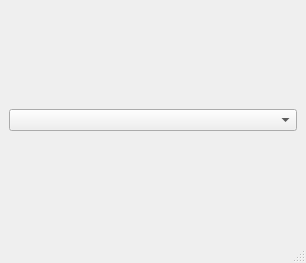
<?xml version="1.0" encoding="UTF-8"?>
<ui version="4.0">
 <class>MainWindow</class>
 <widget class="QMainWindow" name="MainWindow">
  <property name="geometry">
   <rect>
    <x>0</x>
    <y>0</y>
    <width>306</width>
    <height>263</height>
   </rect>
  </property>
  <property name="windowTitle">
   <string>MainWindow</string>
  </property>
  <widget class="QWidget" name="centralwidget">
   <layout class="QGridLayout" name="gridLayout">
    <item row="0" column="0">
     <widget class="QComboBox" name="m_deviceBox"/>
    </item>
   </layout>
  </widget>
  <widget class="QMenuBar" name="menubar">
   <property name="geometry">
    <rect>
     <x>0</x>
     <y>0</y>
     <width>306</width>
     <height>25</height>
    </rect>
   </property>
  </widget>
  <widget class="QStatusBar" name="statusbar"/>
 </widget>
 <resources/>
 <connections/>
</ui>
